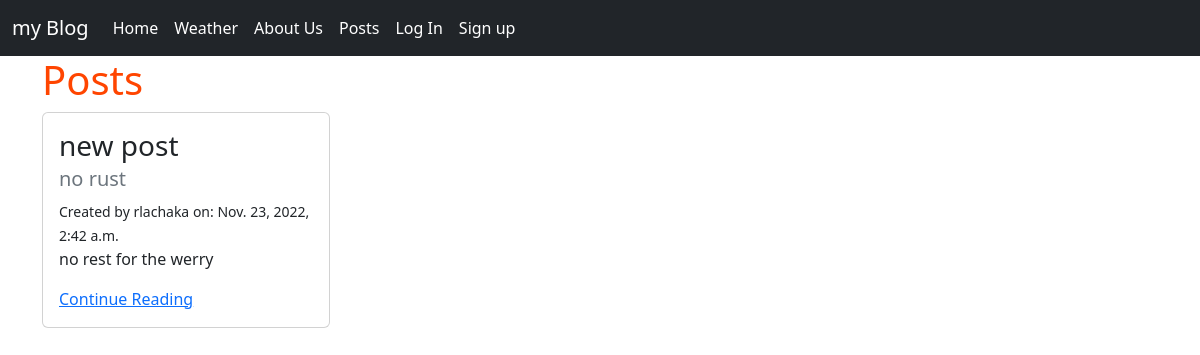
/posts/, run on the app's committed database.
### posts/models.py (models this page shows, shortened)
class Post(models.Model):
    title = models.CharField(max_length=256)
    subtitle = models.CharField(max_length=256)
    body = models.TextField()
    created_on = models.DateTimeField(auto_now_add=True)
    author = models.ForeignKey(
        get_user_model(),
        on_delete=models.CASCADE
    )
    status = models.ForeignKey(
        'Status',
        on_delete=models.CASCADE,
        default=2
    )

### posts/views.py (the view)
# urls.py: path('', views.PostListView.as_view(), name='list'),
class PostListView(ListView):
    template_name = "posts/list.html"
    model = Post
    def get_context_data(self, **kwargs):
        context = super().get_context_data(**kwargs)
        status = Status.objects.get(id=1)
        context["post_list"] = Post.objects.filter(
            status=status).order_by('created_on').reverse()
        return context

### templates/posts/list.html (shortened to what this page needs)
{% extends 'base.html' %}
{% load static %}
{% block content %}
<h1>Posts</h1>
{% for post in post_list %}
<div class="card" style="width: 18rem;">
    <div class="card-body">
        <h3 class="card-title">{{ post.title }}</h3>
        <h5 class="card-subtitle mb-2 text-muted">{{ post.subtitle }}</h5>
        <small>Created by {{post.author }} on: {{ post.created_on }}</small>
        <p class="card-text">{{ post.body }}</p>
        <a href="{% url 'detail' post.id %}" class="card-link">Continue Reading</a>
    </div>
</div>
<br />
{% endfor %}
{% endblock %}

### static/css/base.css (style rules this page uses)
h1 { color: orangered; }

### data on the page
Post: title "new post", subtitle "no rust", author "rlachaka", created_on "Nov. 23, 2022, 2:42 a.m.", body "no rest for the werry"
